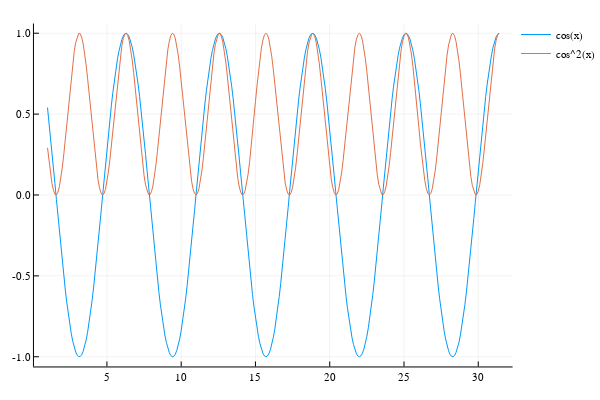

The notebook cell saved with this chart:
### Code cell
plt2 = plot()
plot!(plt2, x, cos.(x), label="cos(x)")
plot!(plt2, x, cos.(x).^2, label="cos^2(x)")

### Figure 1 — Plotly figure (JSON) as saved in the notebook; plotly's stock layout.template omitted (floating-point values rounded to 4 significant figures; data arrays with more than 128 entries replaced by an {"elided": "..."} marker saying what was removed)
{"data": [{"colorbar": {"title": ""}, "hoverinfo": "text", "legendgroup": "cos(x)", "line": {"color": "rgba(0, 154, 250, 1.000)", "dash": "solid", "shape": "linear", "width": 1}, "mode": "lines", "name": "cos(x)", "showlegend": true, "text": {"elided": "305 null values"}, "type": "scatter", "x": {"elided": "305 float values"}, "xaxis": "x1", "y": {"elided": "305 float values"}, "yaxis": "y1", "zmax": null, "zmin": null}, {"colorbar": {"title": ""}, "hoverinfo": "text", "legendgroup": "cos^2(x)", "line": {"color": "rgba(227, 111, 71, 1.000)", "dash": "solid", "shape": "linear", "width": 1}, "mode": "lines", "name": "cos^2(x)", "showlegend": true, "text": {"elided": "305 null values"}, "type": "scatter", "x": {"elided": "305 float values"}, "xaxis": "x1", "y": {"elided": "305 float values"}, "yaxis": "y1", "zmax": null, "zmin": null}], "layout": {"annotations": [], "height": 400, "legend": {"bgcolor": "rgba(255, 255, 255, 1.000)", "bordercolor": "rgba(0, 0, 0, 1.000)", "font": {"color": "rgba(0, 0, 0, 1.000)", "family": "sans-serif", "size": 11}, "tracegroupgap": 0, "x": 1, "y": 1}, "margin": {"b": 20, "l": 0, "r": 0, "t": 20}, "paper_bgcolor": "rgba(255, 255, 255, 1.000)", "plot_bgcolor": "rgba(255, 255, 255, 1.000)", "showlegend": true, "width": 600, "xaxis": {"anchor": "y1", "domain": [0.06582, 0.9934], "gridcolor": "rgba(0, 0, 0, 0.100)", "gridwidth": 0.5, "linecolor": "rgba(0, 0, 0, 1.000)", "mirror": false, "range": [0.088, 32.31], "showgrid": true, "showline": true, "showticklabels": true, "tickangle": 0, "tickcolor": "rgb(0, 0, 0)", "tickfont": {"color": "rgba(0, 0, 0, 1.000)", "family": "sans-serif", "size": 11}, "tickmode": "array", "ticks": "inside", "ticktext": ["5", "10", "15", "20", "25", "30"], "tickvals": [5, 10, 15, 20, 25, 30], "title": "", "titlefont": {"color": "rgba(0, 0, 0, 1.000)", "family": "sans-serif", "size": 15}, "type": "-", "visible": true, "zeroline": false, "zerolinecolor": "rgba(0, 0, 0, 1.000)"}, "yaxis": {"anchor": "x1", "domain": [0.03762, 0.9902], "gridcolor": "rgba(0, 0, 0, 0.100)", "gridwidth": 0.5, "linecolor": "rgba(0, 0, 0, 1.000)", "mirror": false, "range": [-1.06, 1.06], "showgrid": true, "showline": true, "showticklabels": true, "tickangle": 0, "tickcolor": "rgb(0, 0, 0)", "tickfont": {"color": "rgba(0, 0, 0, 1.000)", "family": "sans-serif", "size": 11}, "tickmode": "array", "ticks": "inside", "ticktext": ["-1.0", "-0.5", "0.0", "0.5", "1.0"], "tickvals": [-1, -0.5, 0, 0.5, 1], "title": "", "titlefont": {"color": "rgba(0, 0, 0, 1.000)", "family": "sans-serif", "size": 15}, "type": "-", "visible": true, "zeroline": false, "zerolinecolor": "rgba(0, 0, 0, 1.000)"}}}
